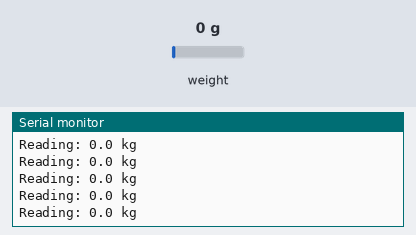
Simulated run of this sketch. Board: Arduino Uno, built with avr-gcc and run on an emulated ATmega328P. On the bench: the last lines printed to the serial monitor. The test bench sets the inputs (shaded band); at power-on: weight on the scale 0 g.

Above: at 2.2 s.
2.3 s: weight on the scale set to 100 g
At 2.32 s:
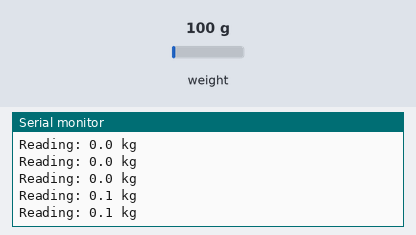
5.3 s: weight on the scale set to 1250 g
At 5.34 s:
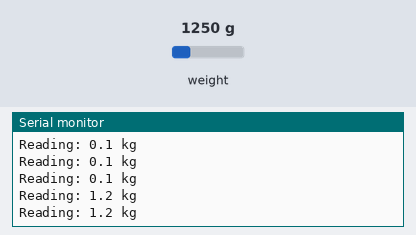
Timing chart, 0 to 8.3 s (numbered marks = the images above; inputs shaded):
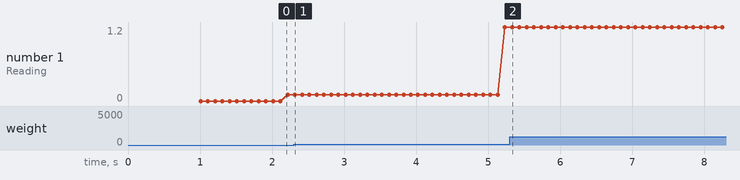

Measured:
- after the input at 2.3 s, the serial monitor: prints a new line at once (image 1)
- after the input at 5.3 s, the serial monitor: prints a new line at once (image 2)
- plotted number 1: 0.1 → 1.2 after the input at 2.3 s

The sketch:

hx711_measurement.ino
```cpp
#include <HX711.h>

#define DT_PIN  7
#define SCK_PIN  6

HX711 scale;

const float calibration_factor = 21500.0; // 21500 for S/N 18082920837, 20750 for S/N 18080902727

void setup()
{
  Serial.begin(9600);
  Serial.println("HX711 scale demo");

  scale.begin(DT_PIN, SCK_PIN);
  scale.set_scale(calibration_factor); // see hx711_calibration sketch
  scale.tare();

  Serial.println("Readings:");
}

void loop()
{
  Serial.print("Reading: ");
  Serial.print(scale.get_units(), 1); // scale.get_units() returns a float
  Serial.print(" kg");
  Serial.println();
}
```
